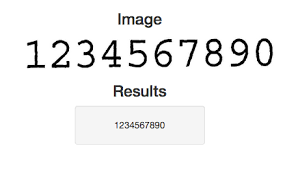
#> input picture image.jpg, 296 x 170 px
$ python -i ollama_further_preprocess_ocr.py   (imports and definitions only)
#> lines starting #> are read from the running program, lines starting #| are printed output that depends on the picture; after the words box and inside, x2 and y2 are one past the last pixel; in counts of white or black regions, pixels touching at a corner belong together
import base64
import requests
import os
import cv2
import numpy as np

SYSTEM_PROMPT = """Act as an OCR assistant. Analyze the provided image, which contains stock information in a table-like format with columns.
1. Recognize all text with high accuracy, including the text in each column.
2. Preserve the original structure, spacing, and formatting of the text, including multiple lines and columns.
3. If any words or phrases are unclear, indicate this with [unclear] in your transcription.
4. If the text is skewed, rotated, or distorted, attempt to normalize it while maintaining its structure.
5. Output the text in a structured manner, indicating the columns.
Example:
Column 1: Value 1, Value 2
Column 2: Value 3, Value 4
"""

def upscale_image(image, scale_factor=2):
    width = int(image.shape[1] * scale_factor)
    height = int(image.shape[0] * scale_factor)
    dim = (width, height)
    return cv2.resize(image, dim, interpolation=cv2.INTER_CUBIC)

def binarize_image(image):
    gray = cv2.cvtColor(image, cv2.COLOR_BGR2GRAY)
    return cv2.adaptiveThreshold(gray, 255, cv2.ADAPTIVE_THRESH_GAUSSIAN_C, cv2.THRESH_BINARY, 11, 2)

def reduce_noise(image):
    return cv2.GaussianBlur(image, (5, 5), 0)

def dilate_image(image, kernel_size=(2, 2)):
    kernel = np.ones(kernel_size, np.uint8)
    return cv2.dilate(image, kernel, iterations=1)

def preprocess_image(image_path):
#> called with image_path = 'image.jpg'
    try:
        image = cv2.imread(image_path)
#> image is the input picture: shape (170, 296, 3); mean B, G, R 242.6, 242.6, 242.6
        upscaled = upscale_image(image)
#> in upscale_image, `return cv2.resize(image, dim, interpolation=cv2.INTER_CUBIC)`:
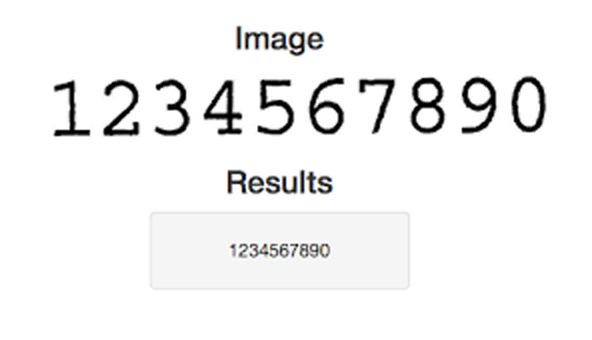
#> returned value: shape (340, 592, 3); mean of channels 0, 1, 2 242.6, 242.6, 242.6; drawn as B, G, R
        denoised = reduce_noise(upscaled)
#> in reduce_noise, `return cv2.GaussianBlur(image, (5, 5), 0)`:
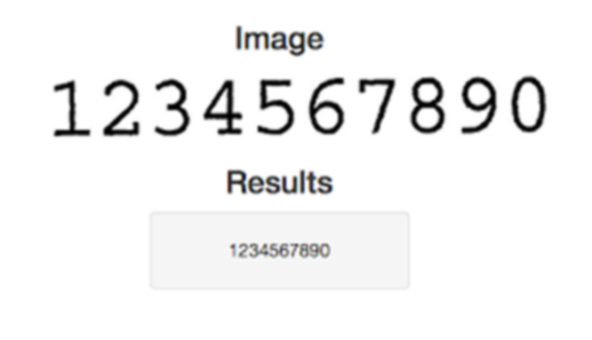
#> returned value: shape (340, 592, 3); mean of channels 0, 1, 2 242.6, 242.6, 242.6; drawn as B, G, R
        binarized = binarize_image(denoised)
#> in binarize_image, `return cv2.adaptiveThreshold(gray, 255, cv2.ADAPTIVE_THRESH_GAUSSIAN_C..`:
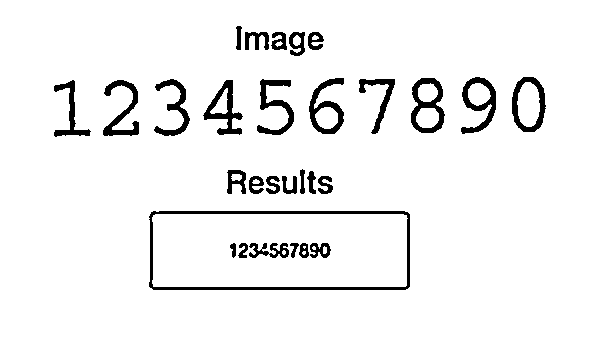
#> returned value: shape (340, 592); 94.1% white; 29 black regions, largest, box (x1, y1, x2, y2) and area: (149, 211, 410, 290) 1974, (411, 78, 445, 133) 811, (461, 77, 496, 134) 756
        dilated = dilate_image(binarized)
#> in dilate_image, `return cv2.dilate(image, kernel, iterations=1)`:
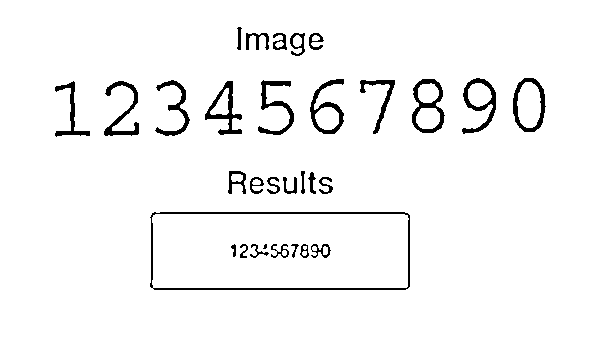
#> returned value: shape (340, 592); 95.8% white; 31 black regions (1 under 20 px), largest, box (x1, y1, x2, y2) and area: (150, 212, 410, 290) 1301, (412, 79, 445, 133) 625, (205, 81, 242, 135) 582
        return dilated
    except Exception as e:
        print(f"Error during preprocessing: {e}")
        return None

def encode_image_to_base64(image_path):
    try:
        preprocessed_image = preprocess_image(image_path)
        if preprocessed_image is None:
            return None
        _, encoded_image = cv2.imencode('.jpg', preprocessed_image)
        return base64.b64encode(encoded_image).decode('utf-8')
    except Exception as e:
        print(f"Error during encoding: {e}")
        return None

def perform_ocr(image_path):
    base64_image = encode_image_to_base64(image_path)

    if base64_image is None:
        return None

    url = "http://localhost:****/api/chat" # change into your own one
    headers = {"Content-Type": "application/json"}
    payload = {
        "model": "llama3.2-vision",
        "messages": [
            {
                "role": "user",
                "content": SYSTEM_PROMPT,
                "images": [base64_image],
            }
        ],
        "stream": False,
    }

    try:
        response = requests.post(url, json=payload, headers=headers, timeout=8000)
        response.raise_for_status()
        return response.json().get("message", {}).get("content", "")
    except requests.exceptions.RequestException as e:
        print("Error connecting to Ollama:", e)
        return None

# [9 lines not run here, left out]

>>> result = preprocess_image('image.jpg')
